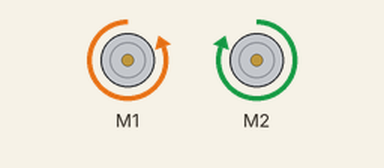
Recording of a sketch running on a simulated Arduino Uno, built with avr-gcc and run on an emulated ATmega328P. On the bench: 2 × DC motor (green arrow = forward, orange = backward, longer = faster).

Above: at 0.1 s.
At 2.1 s:
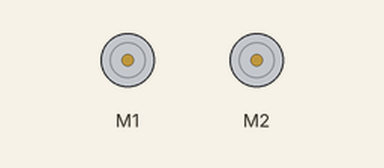
Timing chart, 0 to 3.6 s (numbered marks = the images above):
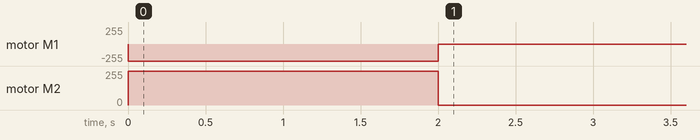

Measured:
- by itself, motor M1: stopped → backward 255/255 at 0.00 s, → stopped 2.0 s later
- by itself, motor M2: stopped → forward 255/255 at 0.00 s, → stopped 2.0 s later

The sketch:

Drive-Stop-Turn.ino
```cpp
// Drive Stop Turn

#include <RedBot.h>

RedBotMotors motors;

#define s_drive 0
#define s_stop 1
#define s_turn 2
int robot_state = 0;

void loop() {
  transition(robot_state);
  do_behaviour(robot_state);
}

void go() {
  motors.leftMotor(255);
  motors.rightMotor(255); //- If motors go opposite ways
  delay(2000);
  robot_state = 1;
}

void halt() {
  motors.brake();
}

void turn() {
  motors.leftMotor(100);
  motors.leftMotor(-100); //positive if motors go same way
  delay(2000);
}

void transition(int state) {
  switch (state)
  {
    case s_drive:
    if (robot_state == 1)
    {
      robot_state == s_stop;
      delay(2000);
      if (robot_state == 0)
      {
        robot_state == 2;
        robot_state == 0;
      }
    }
    break;
  }
}

void do_behaviour(int state) {
  switch (state)
  {
    case s_drive:
    go();
    break;

  case s_stop:
    halt();
    break;

  case s_turn:
  turn();
  break;
  }
}

void setup() {

}
```
